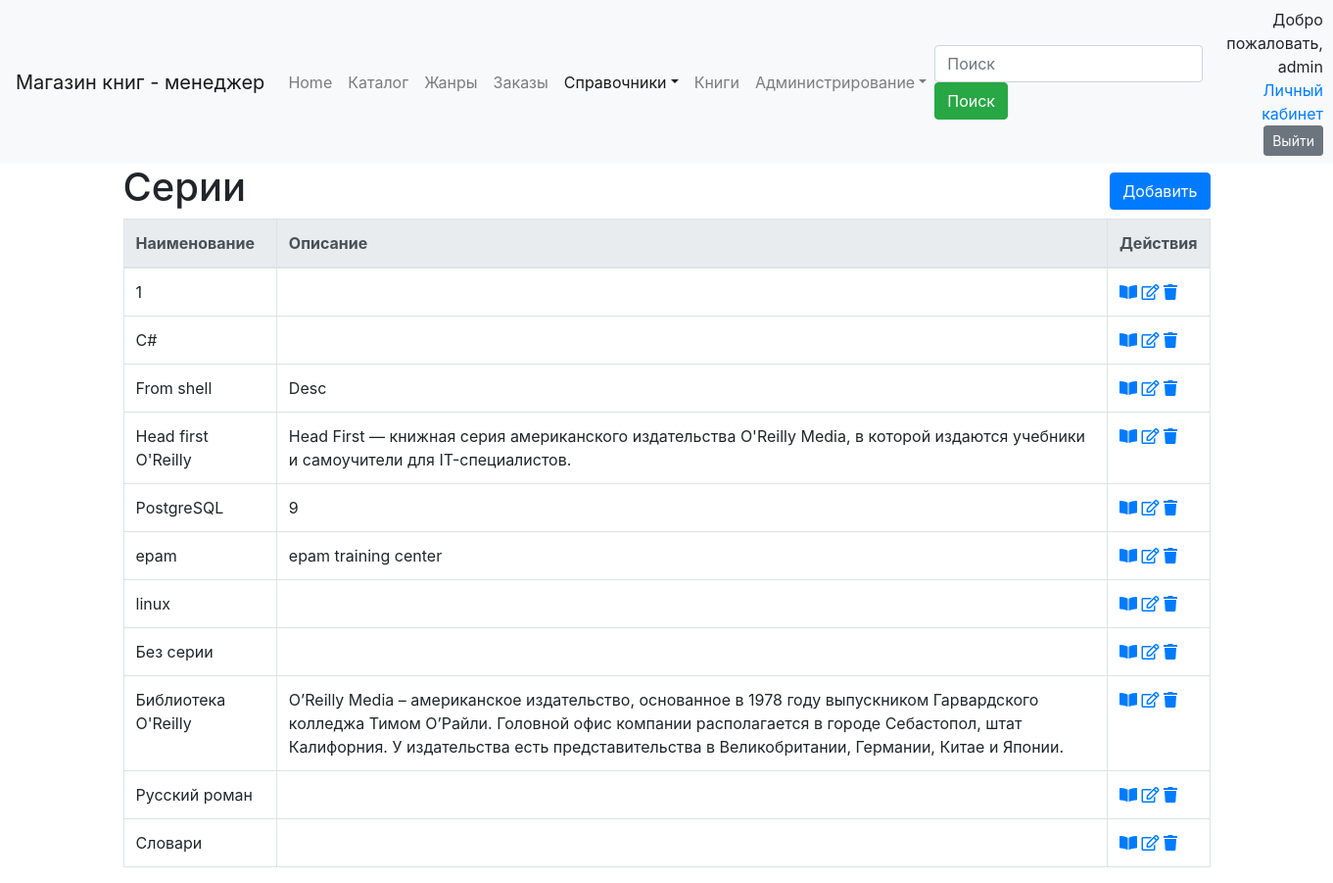
Page /ref/serie/ (signed in) on the committed database.
### dimensionsapp/models.py (models this page shows, shortened)
class Dimension(models.Model):
    name = models.CharField("Наименование", max_length=50, unique=True)
    description = models.TextField("Описание", blank=True, )
    class Meta:
        abstract = True
        ordering = ['name']

class Serie(Dimension):
    class Meta(Dimension.Meta):
        verbose_name = 'серия'
        verbose_name_plural = 'серии'

### dimensionsapp/views.py (the view)
# urls.py: path('serie/', SerieListView.as_view(), name='serie_list'),
class SerieListView(ManagerListViewFilter):
    model = Serie

### dimensionsapp/form.py
class SearchForm(forms.Form):
    search = forms.CharField(label='Наименование', required=False)

### dimensionsapp/views.py (called while the page is built)
    def get_context_data(self, *, object_list=None, **kwargs):
        context = super().get_context_data(**kwargs)
        if 'search' in self.request.GET:
            context['form'] = self.form({'search': self.request.GET['search']})
            context['search_string'] = self.request.GET['search']
        else:
            context['form'] = self.form()
        return context

    def get_queryset(self):
        qs = super().get_queryset()
        if 'search' in self.request.GET and self.request.GET['search'] != '':
            name = self.request.GET['search']
            qs = qs.filter(name__icontains=name)
        return qs

### dimensionsapp/templates/dimensionsapp/serie_list.html (shortened to what this page needs)
{% extends 'dimension_list.html' %}
{% block header %}
        <H1>Серии</H1>
    {% endblock %}
{% block create_ankor%}{% url 'serie_create' %}{% endblock %}
{% block  url_view%}{% url 'serie_detail' object.pk%}{% endblock %}
{% block  url_edit%}{% url 'serie_update' object.pk%}{% endblock %}
{% block  url_delete%}{% url 'serie_delete' object.pk%}{% endblock %}

### templates/dimension_list.html (shortened to what this page needs)
{% extends 'base.html' %}
{% load static %}
{% load crispy_forms_tags %}
{% load paginator_page %}
{% block navbar %}
    {% include 'navbar.html' with search_tag="search" active="dimension" %}
{% endblock %}
{% block body %}
    <div class="container">
        <div class="row align-items-center">
            <div class="col-auto">
                {% block header %}{% endblock %}
            </div>
            <div class="col text-right">
                {% block create %}
                    <a href="{% block create_ankor %}{{ object_list.model.get_create_url }}{% endblock %}"
                       class="btn btn-primary my-1">Добавить</a>
                {% endblock %}
            </div>
        </div>
        <table class="table table-bordered">
            {% block dimension_list %}
                <thead class="thead-light">
                <tr>
                    {% block list_header %}
                        <th>Наименование</th>
                        <th>Описание</th>
                    {% endblock %}
                    <th>Действия</th>
                </tr>
                </thead>
                <tbody>
                {% for object in object_list %}
                    <tr>
                        {% block list_element %}
                            <td>{{ object.name }}</td>
                            <td>{{ object.description }}</td>
                        {% endblock %}
                        {% block actions %}
                            <td>
                                <a href="{% block  url_view %}{{ object.get_detail_url }}{% endblock %}"
                                   title="Посмотреть"><i class="fas fa-book-open"></i></a>
                                <a href="{% block  url_edit %}{{ object.get_update_url }}{% endblock %}"
                                   title="Править"><i class="far fa-edit"></i></a>
                                <a href="{% block  url_delete %}{{ object.get_delete_url }}{% endblock %}"
                                   title="Удалить"><i class="fas fa-trash"></i></a>
                            </td>
                        {% endblock %}
                    </tr>
                {% endfor %}
                </tbody>
            {% endblock %}
        </table>
    </div>
{% endblock body %}

### templates/navbar.html (shortened to what this page needs)
<header class="navbar navbar-expand-lg navbar-light bg-light">
    {% if perms.orderapp.manager %}
        <a class="navbar-brand" href="#">Магазин книг - менеджер</a>
    {% else %}
        <a class="navbar-brand" href="{% url 'main-page' %}">Магазин книг</a>
    {% endif %}
    <div class="collapse navbar-collapse" id="navbarSupportedContent">
        <ul class="navbar-nav mr-auto">
            <li class="nav-item {% if active == 'main' %}active{% endif %}">
                <a class="nav-link" href="{% url 'main-page' %}">Home <span class="sr-only">(current)</span></a>
            </li>
            <li class="nav-item {% if active == 'catalog' %}active{% endif %}">
                <a class="nav-link" href="{% url 'book-catalog' %}">Каталог</a>
            </li>
            <li class="nav-item {% if active == 'jenre' %}active{% endif %}">
                <a class="nav-link" href="{% url 'book-jenre-list' %}">Жанры</a>
            </li>
            {% if perms.orderapp.manager %}
                <li class="nav-item {% if active == 'order' %}active{% endif %}">
                    <a class="nav-link" href="{% url 'order_active_list' %}">Заказы</a>
                </li>
            {% endif %}
            {% if perms.orderapp.manager %}
                <li class="nav-item dropdown {% if active == 'dimension' %}active{% endif %}">
                    <a class="nav-link dropdown-toggle" href="{% url 'dimensions_list' %}" id="navbarDropdown"
                       role="button"
                       data-toggle="dropdown" aria-haspopup="true" aria-expanded="false">Справочники</a>
                </li>
            {% endif %}
            {% if perms.orderapp.manager %}
                <li class="nav-item {% if active == 'book' %}active{% endif %}">
                    <a class="nav-link" href="{% url 'book_list' %}">Книги</a>
                </li>
            {% endif %}
            {% if perms.orderapp.manager %}
                <li class="nav-item dropdown {% if active == 'administration' %}active{% endif %}">
                    <a class="nav-link dropdown-toggle" href="{% url 'dimensions_list' %}" id="navbarDropdown"
                       role="button"
                       data-toggle="dropdown" aria-haspopup="true" aria-expanded="false">Администрирование</a>
                </li>
            {% endif %}
        </ul>
        {% if perms.orderapp.manager %}
            {% if search_tag %}
                <form class="form-inline my-2 my-lg-0" {% if search_page %}action="{% url search_page %}"{% endif %}>
                    <input class="form-control mr-sm-2" type="search" placeholder="Поиск" name="{{ search_tag }}"
                           aria-label="Search" {% if search_string %}value="{{ search_string }}" {% endif %}>
                    <button class="btn btn-success my-2 my-sm-0" type="submit">Поиск</button>
                </form>
            {% endif %}
        {% endif %}
        <div class="ml-3 text-right">
            {% if user.is_authenticated %}
                <span class="">Добро пожаловать, {{ user.username }}</span>
                <form action="{% url 'auth:log_out' %}" method="post">
                    <a href="{% url 'auth:user' %}">Личный кабинет</a>
                    <button class="btn btn-secondary btn-sm">Выйти</button>
                </form>
            {% else %}
                <span>Вы не вошли на сайт</span>
                <p class="m-0"><a href="{% url 'auth:register' %}">Регистрация</a> <a
                        href="{% url 'auth:log_in' %}?next={{ view.request.path }}">Вход</a></p>
            {% endif %}
        </div>
    </div>
</header>

### rows in the picture
Serie: name "1"
Serie: name "C#"
Serie: name "From shell", description "Desc"
Serie: name "Head first O'Reilly", description "Head First — книжная серия американского издательства O'Reilly Media, в которой издаются учебники и самоучители для IT-специалистов."
Serie: name "PostgreSQL", description "9"
Serie: name "epam", description "epam training center"
Serie: name "linux"
Serie: name "Без серии"
Serie: name "Библиотека O'Reilly", description "O’Reilly Media – американское издательство, основанное в 1978 году выпускником Гарвардского колледжа Тимом О’Райли. Головной офис компании располагается в городе Себастопол, штат Калифорния. У издательства есть представительства в Великобритании, Германии, Китае и Японии."
Serie: name "Русский роман"
Serie: name "Словари"

### other values in the picture
{{ user.username }} "admin"
